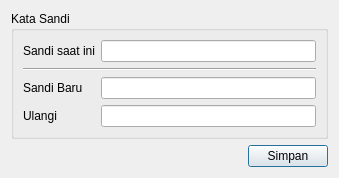
<?xml version="1.0" encoding="UTF-8"?>
<ui version="4.0">
 <class>ChangePasswordDialog</class>
 <widget class="QDialog" name="ChangePasswordDialog">
  <property name="geometry">
   <rect>
    <x>0</x>
    <y>0</y>
    <width>339</width>
    <height>167</height>
   </rect>
  </property>
  <property name="windowTitle">
   <string>Ubah Kata Sandi</string>
  </property>
  <layout class="QVBoxLayout" name="verticalLayout">
   <item>
    <widget class="QGroupBox" name="groupBox">
     <property name="title">
      <string>Kata Sandi</string>
     </property>
     <layout class="QFormLayout" name="formLayout">
      <item row="0" column="0">
       <widget class="QLabel" name="label">
        <property name="text">
         <string>Sandi saat ini</string>
        </property>
       </widget>
      </item>
      <item row="0" column="1">
       <widget class="QLineEdit" name="currentPassword"/>
      </item>
      <item row="3" column="0">
       <widget class="QLabel" name="label_3">
        <property name="text">
         <string>Ulangi</string>
        </property>
       </widget>
      </item>
      <item row="2" column="0">
       <widget class="QLabel" name="label_2">
        <property name="text">
         <string>Sandi Baru</string>
        </property>
       </widget>
      </item>
      <item row="2" column="1">
       <widget class="QLineEdit" name="newPassword"/>
      </item>
      <item row="3" column="1">
       <widget class="QLineEdit" name="retypePassword"/>
      </item>
      <item row="1" column="0" colspan="2">
       <widget class="Line" name="line">
        <property name="orientation">
         <enum>Qt::Horizontal</enum>
        </property>
       </widget>
      </item>
     </layout>
    </widget>
   </item>
   <item alignment="Qt::AlignRight">
    <widget class="QPushButton" name="saveButton">
     <property name="text">
      <string>Simpan</string>
     </property>
    </widget>
   </item>
  </layout>
 </widget>
 <resources/>
 <connections/>
</ui>
